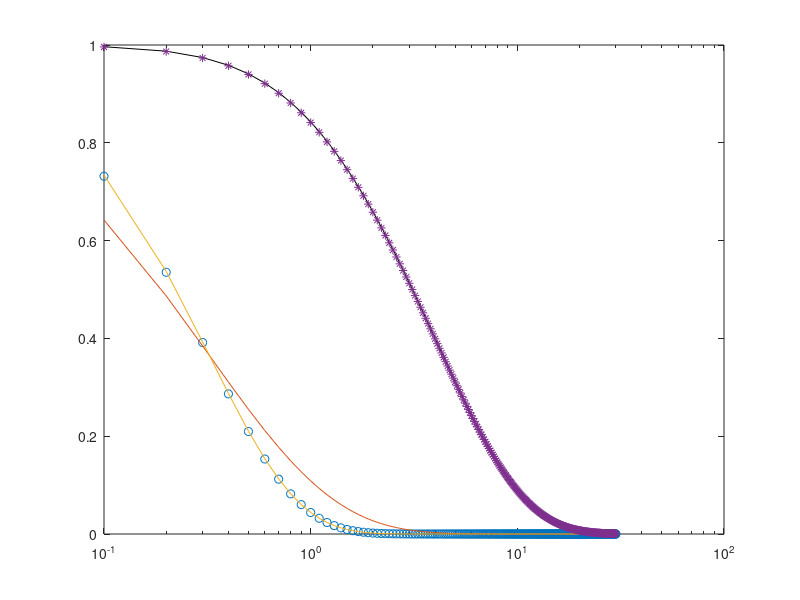

The MATLAB script that drew this image: (Note: this script raises an error after producing the figure.)

clear;
S=0.5;
g=S.*(1-S);
t=0:0.1:30;
q=2./4e-6;
kbt=1.38e-23.*(298);
D=1e-12;
tao=1e-3;
alfa=D.*(q.^2);
beta=(1./tao)+D.*(q.^2);
num=1;
kappa=1e-19;
w=(kappa.*q.^3)./(4.*0.001);
% prueba=3.*exp(-w.*t);

factor1=(kbt./(kappa.*(q.^4))).*exp(-w.*t);
factor11=(kbt./(kappa.*(q.^4))).*exp(-(w.*t).^0.7);

factor2=((num.*S)./(w.*((w.^2)-(alfa.^2)))).*(w.*exp(-alfa.*t)-alfa.*exp(-w.*t));

factor3=((num.*g)./(w.*((w.^2)-(beta.^2)))).*(w.*exp(-beta.*t)-beta.*exp(-w.*t));

Auto=factor1+factor2+factor3;
figure (1)
semilogx(t,factor1./factor1(1),'o',t,factor2./factor2(1),'-k',t,factor11./factor11(1),t,factor3./factor3(1),t,Auto./Auto(1),'*')
h = legend('bending','Collective Diff','Bending Granek','Function','Sum',1);
set(h,'Interpreter','none')
axis square;

 figure (2)
% semilogx(t,Auto./Auto(1))

q1=[2:50]./4e-6;
alfa=D.*(q1.^2);
beta=(1./tao)+D.*(q1.^2);
w=(kappa.*q1.^3)./(4.*0.001);
loglog(q1,alfa,'o',q1,beta,'*',q1,w,'+');
 figure(3)
 plot(q1,beta)
